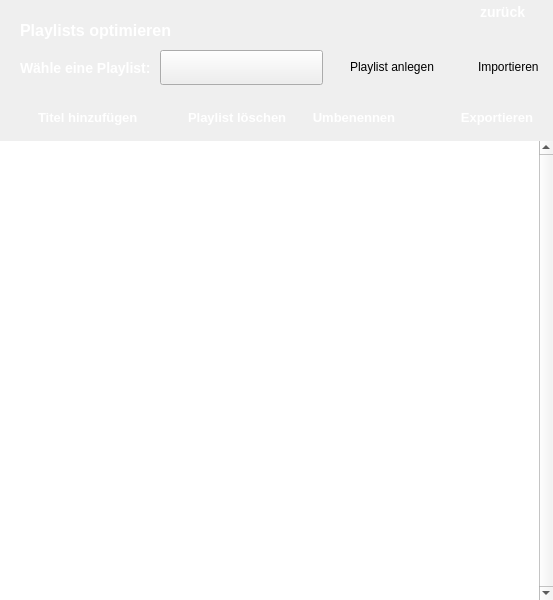
<?xml version="1.0" encoding="UTF-8"?>
<ui version="4.0">
 <class>PlaylistOptimizeWindow</class>
 <widget class="QMainWindow" name="PlaylistOptimizeWindow">
  <property name="geometry">
   <rect>
    <x>0</x>
    <y>0</y>
    <width>553</width>
    <height>600</height>
   </rect>
  </property>
  <property name="windowTitle">
   <string>MainWindow</string>
  </property>
  <property name="styleSheet">
   <string notr="true">#btnPlay {
border-style: none;
background-image: url(:/theme/optimizeplaylist/RES/theme/Playlist/Playlist_Play_Button_normal.png);
}

#btnPlay:hover {
background-image: url(:/theme/optimizeplaylist/RES/theme/Playlist/Playlist_Play_Button_hover.png);
}

#btnPlay:pressed {
background-image: url(:/theme/optimizeplaylist/RES/theme/Playlist/Playlist_Play_Button_pressed.png);
}

#btnRename, #btnExport {
border-style: none;
background-image: url(:/theme/optimizeplaylist/RES/theme/Playlist/Playlist_Rename+Export_Button_normal.png);
}

#btnRename:hover, #btnExport:hover {
background-image: url(:/theme/optimizeplaylist/RES/theme/Playlist/Playlist_Rename+Export_Button_hover.png);
}
#btnRename:pressed, #btnExport:pressed {
background-image: url(:/theme/optimizeplaylist/RES/theme/Playlist/Playlist_Rename+Export_Button_pressed.png);
}

#btnDeletePlaylist {
border-style: none;
background-image: url(:/theme/optimizeplaylist/RES/theme/Playlist/Playlist_Minus_Button_normal.png);
}

#btnDeletePlaylist:hover {
background-image: url(:/theme/optimizeplaylist/RES/theme/Playlist/Playlist_Minus_Button_hover.png);
}

#btnDeletePlaylist:pressed {
background-image: url(:/theme/optimizeplaylist/RES/theme/Playlist/Playlist_Minus_Button_pressed.png);
}

#btnAddTitle {
border-style: none;
background-image: url(:/theme/optimizeplaylist/RES/theme/Playlist/Playlist_Plus_Button_normal.png);
}

#btnAddTitle:hover {
background-image: url(:/theme/optimizeplaylist/RES/theme/Playlist/Playlist_Plus_Button_hover.png);
}

#btnAddTitle:pressed {
background-image: url(:/theme/optimizeplaylist/RES/theme/Playlist/Playlist_Plus_Button_pressed.png);
}

#btnImport {
border-style: none;
background-image: url(:/theme/optimizeplaylist/RES/theme/Playlist/Inport_Button_normal.png);
}

#btnImport:hover {
background-image: url(:/theme/optimizeplaylist/RES/theme/Playlist/Inport_Button_hover.png);
}

#btnImport:pressed {
	background-image: url(:/theme/optimizeplaylist/RES/theme/Playlist/Inport_Button_pressed.png);
}

#lblCreatePlaylist, #lblImport {
font: 10pt &quot;Arial&quot;;
color: rgb(0, 0, 0);
}

#btnCreatePlaylist {
background-image: url(:/theme/optimizeplaylist/RES/theme/Playlist/Add_Button_normal.png);
border-style: none;
}

#btnCreatePlaylist:hover {
background-image: url(:/theme/optimizeplaylist/RES/theme/Playlist/Add_Button_hover.png);
}

#btnCreatePlaylist:pressed {
background-image: url(:/theme/optimizeplaylist/RES/theme/Playlist/Add_Button_pressed.png);
}

#btnBack {
background-image: url(:/theme/searchmusic/RES/theme/Musik_Suche/Zurueck_pressed.png);
border: none;
background-repeat: none;
}

QComboBox {
border-image: url(:/theme/searchmusic/RES/theme/Musik_Suche/Dropdown_normal.png);
padding-right: 25px;
padding-left: 10px;
}

QComboBox:hover {
border-image: url(:/theme/searchmusic/RES/theme/Musik_Suche/Dropdown_hover.png);
}

QComboBox:on {
border-image: url(:/theme/searchmusic/RES/theme/Musik_Suche/Dropdown_pressed.png);
}

QComboBox::drop-down {
border-width: 0px;
}

QLabel {
font: 14px &quot;Arial&quot;;
color: rgb(163, 163, 163);
}

#btnBack:hover {
background-image: url(:/theme/searchmusic/RES/theme/Musik_Suche/Zurueck_hover.png);
}

#btnBack:pressed {
background-image: url(:/theme/searchmusic/RES/theme/Musik_Suche/Zurueck_normal.png);
}

#lblOrganizePlaylists {
font: 16px;
font-weight: bold;
font-family: arial, verdana, sans-serif;
color: rgb(255, 255, 255);
}

#lblChoosePlaylist, #lblBtnBack {
font: 14px;
font-weight: bold;
font-family: arial, verdena, sans-serif;
color: rgb(255, 255, 255);
}

#lblAddTitle, #lblDeletePlaylist, #btnRename, #btnExport {
font: 13px;
font-weight: bold;
font-family: arial, verdena, sans-serif;
color: rgb(255, 255, 255);
}</string>
  </property>
  <widget class="QWidget" name="centralwidget">
   <widget class="QLabel" name="lblTop">
    <property name="geometry">
     <rect>
      <x>0</x>
      <y>0</y>
      <width>553</width>
      <height>141</height>
     </rect>
    </property>
    <property name="text">
     <string/>
    </property>
    <property name="pixmap">
     <pixmap resource="Design.qrc">:/theme/optimizeplaylist/RES/theme/Playlist/BG_Top.png</pixmap>
    </property>
   </widget>
   <widget class="QLabel" name="lblOrganizePlaylists">
    <property name="geometry">
     <rect>
      <x>20</x>
      <y>20</y>
      <width>151</width>
      <height>21</height>
     </rect>
    </property>
    <property name="text">
     <string>Playlists optimieren</string>
    </property>
   </widget>
   <widget class="QLabel" name="lblChoosePlaylist">
    <property name="geometry">
     <rect>
      <x>20</x>
      <y>60</y>
      <width>141</width>
      <height>16</height>
     </rect>
    </property>
    <property name="text">
     <string>Wähle eine Playlist:</string>
    </property>
   </widget>
   <widget class="QPushButton" name="btnBack">
    <property name="geometry">
     <rect>
      <x>466</x>
      <y>0</y>
      <width>87</width>
      <height>32</height>
     </rect>
    </property>
    <property name="text">
     <string/>
    </property>
   </widget>
   <widget class="QLabel" name="lblBtnBack">
    <property name="geometry">
     <rect>
      <x>480</x>
      <y>4</y>
      <width>62</width>
      <height>16</height>
     </rect>
    </property>
    <property name="text">
     <string>zurück</string>
    </property>
   </widget>
   <widget class="QComboBox" name="cmbPlaylist">
    <property name="geometry">
     <rect>
      <x>160</x>
      <y>50</y>
      <width>163</width>
      <height>35</height>
     </rect>
    </property>
   </widget>
   <widget class="QPushButton" name="btnCreatePlaylist">
    <property name="geometry">
     <rect>
      <x>325</x>
      <y>50</y>
      <width>127</width>
      <height>35</height>
     </rect>
    </property>
    <property name="text">
     <string/>
    </property>
   </widget>
   <widget class="QLabel" name="lblCreatePlaylist">
    <property name="geometry">
     <rect>
      <x>350</x>
      <y>59</y>
      <width>92</width>
      <height>16</height>
     </rect>
    </property>
    <property name="text">
     <string>Playlist anlegen</string>
    </property>
   </widget>
   <widget class="QPushButton" name="btnImport">
    <property name="geometry">
     <rect>
      <x>453</x>
      <y>50</y>
      <width>100</width>
      <height>35</height>
     </rect>
    </property>
    <property name="text">
     <string/>
    </property>
   </widget>
   <widget class="QLabel" name="lblImport">
    <property name="geometry">
     <rect>
      <x>478</x>
      <y>59</y>
      <width>64</width>
      <height>16</height>
     </rect>
    </property>
    <property name="text">
     <string>Importieren</string>
    </property>
   </widget>
   <widget class="QPushButton" name="btnAddTitle">
    <property name="geometry">
     <rect>
      <x>8</x>
      <y>100</y>
      <width>142</width>
      <height>35</height>
     </rect>
    </property>
    <property name="text">
     <string/>
    </property>
   </widget>
   <widget class="QLabel" name="lblAddTitle">
    <property name="geometry">
     <rect>
      <x>38</x>
      <y>109</y>
      <width>103</width>
      <height>16</height>
     </rect>
    </property>
    <property name="text">
     <string>Titel hinzufügen</string>
    </property>
   </widget>
   <widget class="QPushButton" name="btnDeletePlaylist">
    <property name="geometry">
     <rect>
      <x>156</x>
      <y>100</y>
      <width>142</width>
      <height>35</height>
     </rect>
    </property>
    <property name="text">
     <string/>
    </property>
   </widget>
   <widget class="QLabel" name="lblDeletePlaylist">
    <property name="geometry">
     <rect>
      <x>188</x>
      <y>109</y>
      <width>99</width>
      <height>16</height>
     </rect>
    </property>
    <property name="text">
     <string>Playlist löschen</string>
    </property>
   </widget>
   <widget class="QPushButton" name="btnRename">
    <property name="geometry">
     <rect>
      <x>304</x>
      <y>100</y>
      <width>100</width>
      <height>35</height>
     </rect>
    </property>
    <property name="text">
     <string>Umbenennen</string>
    </property>
   </widget>
   <widget class="QPushButton" name="btnPlay">
    <property name="geometry">
     <rect>
      <x>410</x>
      <y>100</y>
      <width>30</width>
      <height>35</height>
     </rect>
    </property>
    <property name="text">
     <string/>
    </property>
   </widget>
   <widget class="QPushButton" name="btnExport">
    <property name="geometry">
     <rect>
      <x>447</x>
      <y>100</y>
      <width>100</width>
      <height>35</height>
     </rect>
    </property>
    <property name="text">
     <string>Exportieren</string>
    </property>
   </widget>
   <widget class="DragDropList" name="lstItems">
    <property name="geometry">
     <rect>
      <x>0</x>
      <y>141</y>
      <width>553</width>
      <height>459</height>
     </rect>
    </property>
    <property name="frameShape">
     <enum>QFrame::NoFrame</enum>
    </property>
    <property name="verticalScrollBarPolicy">
     <enum>Qt::ScrollBarAlwaysOn</enum>
    </property>
    <property name="horizontalScrollBarPolicy">
     <enum>Qt::ScrollBarAlwaysOff</enum>
    </property>
    <property name="dragEnabled">
     <bool>true</bool>
    </property>
    <property name="dragDropMode">
     <enum>QAbstractItemView::InternalMove</enum>
    </property>
    <property name="defaultDropAction">
     <enum>Qt::MoveAction</enum>
    </property>
    <property name="selectionMode">
     <enum>QAbstractItemView::SingleSelection</enum>
    </property>
    <property name="verticalScrollMode">
     <enum>QAbstractItemView::ScrollPerPixel</enum>
    </property>
    <property name="horizontalScrollMode">
     <enum>QAbstractItemView::ScrollPerPixel</enum>
    </property>
   </widget>
  </widget>
 </widget>
 <customwidgets>
  <customwidget>
   <class>DragDropList</class>
   <extends>QListWidget</extends>
   <header>dragdroplist.h</header>
  </customwidget>
 </customwidgets>
 <resources>
  <include location="Design.qrc"/>
 </resources>
 <connections>
  <connection>
   <sender>btnBack</sender>
   <signal>clicked()</signal>
   <receiver>PlaylistOptimizeWindow</receiver>
   <slot>close()</slot>
   <hints>
    <hint type="sourcelabel">
     <x>509</x>
     <y>15</y>
    </hint>
    <hint type="destinationlabel">
     <x>276</x>
     <y>299</y>
    </hint>
   </hints>
  </connection>
 </connections>
</ui>
